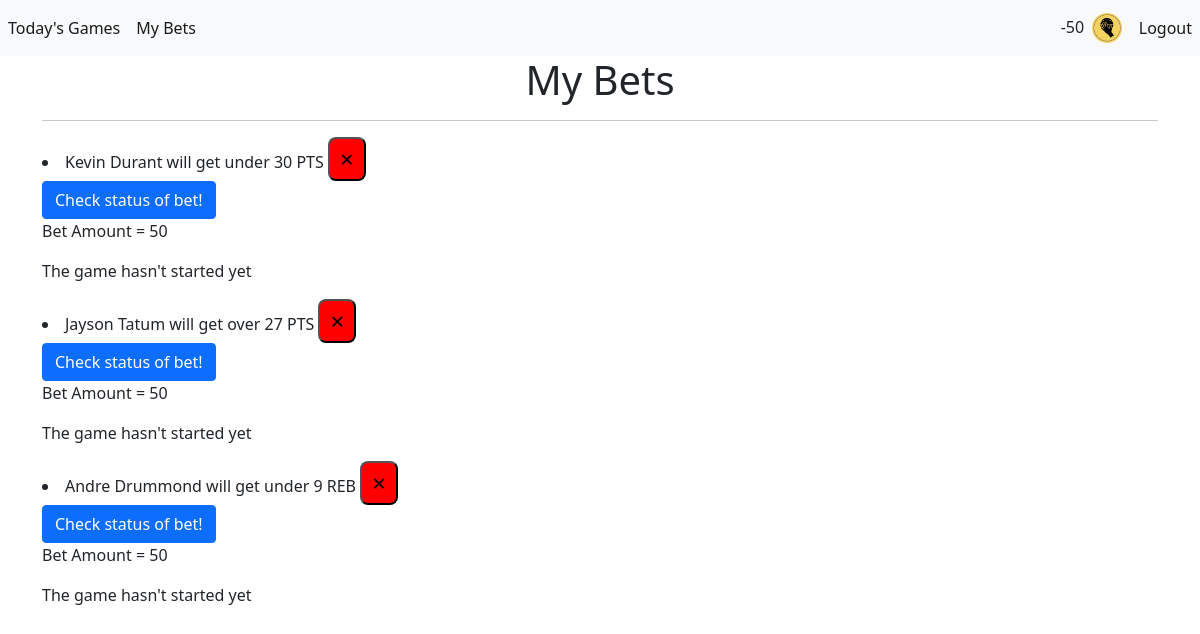
Screenshot of /my-bets (signed in) with the database file from the repository.
### app/models.py (models this page shows)
class User(db.Model, UserMixin):
    id = db.Column(db.Integer, primary_key = True)
    email = db.Column(db.String(150), unique = True)
    password = db.Column(db.String(150))
    first_name = db.Column(db.String(150))
    last_name = db.Column(db.String(150))
    swishcoins = db.Column(db.Integer, default = 100)
    bets = db.relationship('Bet')

class Bet(db.Model):
    __table_args__ = (
        db.UniqueConstraint('game_id', 'team', 'player_name', 'statistic', 'num_stats', 'user_id'),
    )
    id = db.Column(db.Integer, primary_key = True)
    game_id = db.Column(db.String(50))
    team = db.Column(db.String(100))
    player_name = db.Column(db.String(500))
    statistic = db.Column(db.String(100))
    over_statistic = db.Column(db.Boolean, default = False, nullable = False)
    num_stats = db.Column(db.Integer)
    date = db.Column(db.DateTime(timezone=True), server_default=func.now())
    w_or_l = db.Column(db.Boolean, default = None, nullable = True)
    game_status = db.Column(db.Integer, nullable = True)
    stats_actual = db.Column(db.Integer, nullable = True)
    wagered_amount = db.Column(db.Integer, nullable = True)
    net_revenue = db.Column(db.Integer, nullable = True)
    user_id = db.Column(db.Integer, db.ForeignKey('user.id'))

### app/views.py (the view)
@app.route("/my-bets")
def my_bets():
    return render_template("user_bets.html", user = current_user)

### app/__init__.py (called while the page is built)
@login_manager.user_loader
def load_user(id):
    return User.query.get(int(id))

### app/templates/user_bets.html (shortened to what this page needs)
{% extends "main/base.html" %}
{% block main %}
<div class="container">
    <div class="row">
        <div class="col">
            <h1>My Bets</h1>
            <hr>
            <p> {% for bet in user.bets %}
                <li>{% if bet.over_statistic == true %}
                    {{bet.player_name}} will get over {{bet.num_stats| round| int}} {{ bet.statistic }}
                    {% else %}
                    {{bet.player_name}} will get under {{bet.num_stats| round| int}} {{ bet.statistic }}
                    {% endif %}
                    <button type="button" class="close" onClick="deleteBet('{{ bet.id }}')">
                        <span aria-hidden="true">&times;</span>
                    </button>
                    <br>
                    <button type="button" class="btn btn-primary" onClick="checkBetStatus('{{ bet.id }}')">
                        Check status of bet!
                    </button>
                    <p> Bet Amount = {{ bet.wagered_amount }} </p>
                    {% if bet.game_status is none or bet.game_status == 1  %}
                        <p>The game hasn't started yet</p>
                    {% elif bet.game_status == 2 and bet.w_or_l is none %}
                        <p style="color: rgb(202, 181, 28)">The game is in progress. {{ bet.player_name }} currently has {{ bet.stats_actual }} {{ bet.statistic }}</p>
                    {% elif bet.game_status == 2 and bet.w_or_l == true %}
                        <p style="color: rgb(0, 240, 160)">You won! {{ bet.player_name }} currently has {{ bet.stats_actual }} {{ bet.statistic }}</p>
                    {% elif bet.game_status == 2 and bet.w_or_l == false %}
                        <p style="color: red"> You lost. {{ bet.player_name }} currently has {{ bet.stats_actual }} {{ bet.statistic }}</p>
                    {% elif bet.game_status == 3 %}
                        {% if bet.w_or_l == true %}
                        <p style = "color: rgb(0, 240, 160);">You won! {{ bet.player_name }} got {{ bet.stats_actual }} {{ bet.statistic }}!</p>
                        {% else %}
                        <p style = "color: red;">You lost. {{ bet.player_name }} got {{ bet.stats_actual }} {{ bet.statistic }}</p>
                        {% endif %}
                    {% endif %}
                </li>
                {% endfor %}
            </p>
        </div>
    </div>
</div>
{% endblock %}

### app/templates/main/base.html (shortened to what this page needs)
<!doctype html>
<html lang="en">
<head>
    <link href="https://cdn.jsdelivr.net/npm/bootstrap@5.1.3/dist/css/bootstrap.min.css" rel="stylesheet"
>
    <link rel="stylesheet" href="{{ url_for('static', filename='css/style.css') }}">
</head>
<body>
    <nav class="navbar navbar-expand-lg navbar-light bg-light">
        <div class="collapse navbar-collapse" id="navbar">
            <div class="navbar-nav">
                {% if user.is_authenticated %}
                <a class="nav-link active" id="today_games" href="/">Today's Games</a>
                <a class="nav-link active" id="today_games" href="/my-bets">My Bets</a>
                {% else %}
                <a class="nav-link active" id="login" href="/login">Login</a>
                <a class="nav-link active" id="sign_up" href="/sign-up">Sign Up</a>
                {% endif %}
            </div>
        </div>
        <div class="collapse navbar-collapse" id="navbarNav">
            <ul class="navbar-nav ms-auto mb-2 mb-lg-0">
                <li style="padding-top:7px;"> {{ user.swishcoins }} &nbsp; </li>
                <li><img style="max-width: 35px; max-height: 35px; padding-top: 5px" src="{{ url_for('static', filename='img/CourtsideBets_logo.png') }}"> &nbsp; </li>
                <li><a class="nav-link active" id="logout" href="/logout">Logout</a></li>
            </ul>
            </div>
    </nav>
    <main>
        {% block main %} {% endblock %}
    </main>
</body>
</html>

### app/static/css/style.css (style rules this page uses)
h1 { text-align: center; }
.close { background-color: red; color: black; text-align: center; font-size: 24px; padding: 2px 10px; transition-duration: 0.4s; border-radius: 8px; }

### rows the page displays
User: swishcoins "-50"
Bet: player_name "Kevin Durant", num_stats "30", statistic "PTS", wagered_amount "50", shows "The game hasn't started yet"
Bet: player_name "Jayson Tatum", num_stats "27", statistic "PTS", wagered_amount "50", shows "The game hasn't started yet"
Bet: player_name "Andre Drummond", num_stats "9", statistic "REB", wagered_amount "50", shows "The game hasn't started yet"
